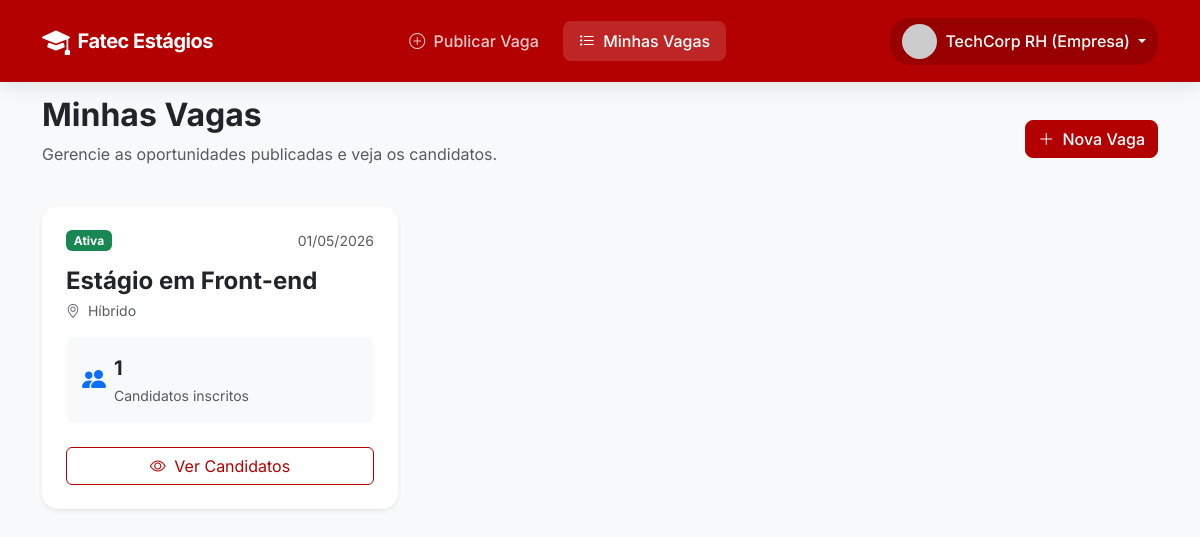
The page /minhas_vagas.php (signed in) on the database its author committed.
### tables this page shows
CREATE TABLE IF NOT EXISTS vagas (
    id INT AUTO_INCREMENT PRIMARY KEY,
    empresa_id INT NOT NULL,
    titulo VARCHAR(150) NOT NULL,
    descricao TEXT NOT NULL,
    requisitos TEXT,
    local VARCHAR(100),
    bolsa DECIMAL(10,2),
    status ENUM('Ativa', 'Inativa') DEFAULT 'Ativa',
    dataCadastro DATE,
    FOREIGN KEY (empresa_id) REFERENCES empresas(id) ON DELETE CASCADE
);

### minhas_vagas.php (the view, shortened to what this page needs)
<?php
require_once 'conexao.php';
$stmtEmpresa = $pdo->prepare("SELECT id FROM empresas WHERE usuario_id = ?");
$stmtEmpresa->execute([$_SESSION['usuario_id']]);
$empresa = $stmtEmpresa->fetch();
$empresa_id = $empresa['id'];
$stmtVagas = $pdo->prepare("
    SELECT v.*,
    (SELECT COUNT(*) FROM candidaturas WHERE vaga_id = v.id) as total_candidatos
    FROM vagas v
    WHERE v.empresa_id = ?
    ORDER BY v.dataCadastro DESC
");
$stmtVagas->execute([$empresa_id]);
$vagas = $stmtVagas->fetchAll();
?>
<!DOCTYPE html>
<html lang="pt-BR">
<head>
    <link href="https://cdn.jsdelivr.net/npm/bootstrap@5.3.2/dist/css/bootstrap.min.css" rel="stylesheet">
    <link rel="stylesheet" href="https://cdn.jsdelivr.net/npm/bootstrap-icons@1.11.1/font/bootstrap-icons.css">
    <link rel="stylesheet" href="css/style.css">
</head>
<body class="bg-light">
    <nav class="navbar navbar-expand-lg navbar-dark fixed-top custom-navbar">
        <div class="container">
            <a class="navbar-brand d-flex align-items-center" href="cadastro.php">
                <i class="bi bi-mortarboard-fill fs-3 me-2"></i>
                <span class="fw-bold">Fatec Estágios</span>
            </a>
            <div class="collapse navbar-collapse" id="navbarNav">
                <ul class="navbar-nav mx-auto">
                    <li class="nav-item">
                        <a class="nav-link" href="cadastro.php"><i class="bi bi-plus-circle me-1"></i> Publicar Vaga</a>
                    </li>
                    <li class="nav-item">
                        <a class="nav-link active" href="minhas_vagas.php"><i class="bi bi-list-task me-1"></i> Minhas Vagas</a>
                    </li>
                </ul>
                <div class="dropdown user-profile">
                    <a href="#" class="d-flex align-items-center text-white text-decoration-none dropdown-toggle" id="dropdownUser" data-bs-toggle="dropdown" aria-expanded="false">
                        <img src="https://ui-avatars.com/api/?name=<?php echo urlencode($_SESSION['usuario_nome']); ?>&background=ffffff&color=b30000" alt="Avatar" class="rounded-circle me-2" width="35">
                        <span class="fs-6 fw-medium me-1"><?php echo htmlspecialchars($_SESSION['usuario_nome']); ?></span>
                    </a>
                </div>
            </div>
        </div>
    </nav>
    <main class="container mt-5 pt-5 pb-5">
        <div class="d-flex justify-content-between align-items-center mb-4">
            <div>
                <h2 class="fw-bold text-dark">Minhas Vagas</h2>
                <p class="text-muted">Gerencie as oportunidades publicadas e veja os candidatos.</p>
            </div>
            <a href="cadastro.php" class="btn btn-primary"><i class="bi bi-plus-lg me-1"></i> Nova Vaga</a>
        </div>
        <div class="row g-4">
            <?php if (count($vagas) > 0): ?>
                <?php foreach ($vagas as $vaga): ?>
                    <div class="col-md-6 col-lg-4">
                        <div class="card h-100 shadow-sm border-0 rounded-4">
                            <div class="card-body p-4">
                                <div class="d-flex justify-content-between align-items-start mb-3">
                                    <span class="badge <?php echo $vaga['status'] === 'Ativa' ? 'bg-success' : 'bg-secondary'; ?>">
                                        <?php echo $vaga['status']; ?>
                                    </span>
                                    <span class="text-muted small"><?php echo date('d/m/Y', strtotime($vaga['dataCadastro'])); ?></span>
                                </div>
                                <h4 class="card-title fw-bold mb-1"><?php echo htmlspecialchars($vaga['titulo']); ?></h4>
                                <p class="text-muted small mb-3"><i class="bi bi-geo-alt me-1"></i> <?php echo htmlspecialchars($vaga['local']); ?></p>
                                <div class="bg-light p-3 rounded-3 mb-4">
                                    <div class="d-flex align-items-center">
                                        <i class="bi bi-people-fill text-primary fs-4 me-2"></i>
                                        <div>
                                            <span class="d-block fw-bold fs-5"><?php echo $vaga['total_candidatos']; ?></span>
                                            <span class="text-muted small">Candidatos inscritos</span>
                                        </div>
                                    </div>
                                </div>
                                <div class="d-grid">
                                    <a href="gerenciar_vaga.php?id=<?php echo $vaga['id']; ?>" class="btn btn-outline-primary">
                                        <i class="bi bi-eye me-1"></i> Ver Candidatos
                                    </a>
                                </div>
                            </div>
                        </div>
                    </div>
                <?php endforeach; ?>
            <?php endif; ?>
        </div>
    </main>
</body>
</html>

### css/style.css (style rules this page uses)
:root { --primary-color: #b30000; --primary-hover: #8c0000; --dark-color: #1a1a1a; --light-bg: #f4f6f9; }
body { font-family: 'Inter', sans-serif; background-color: var(--light-bg); color: var(--dark-color); }
.custom-navbar { background-color: var(--primary-color); box-shadow: 0 4px 20px rgba(0, 0, 0, 0.1); padding: 15px 0; }
.custom-navbar .navbar-brand { font-weight: 700; letter-spacing: -0.5px; }
.custom-navbar .nav-link { color: rgba(255, 255, 255, 0.8) !important; font-weight: 500; padding: 8px 16px !important; border-radius: 8px; transition: all 0.3s ease; margin: 0 4px; }
.custom-navbar .nav-link:hover, .custom-navbar .nav-link.active { color: white !important; background-color: rgba(255, 255, 255, 0.15); }
.user-profile { background: rgba(0, 0, 0, 0.15); padding: 6px 12px; border-radius: 20px; }
.btn-primary { background-color: var(--primary-color); border-color: var(--primary-color); font-weight: 500; border-radius: 8px; transition: all 0.3s ease; }
.btn-outline-primary { color: var(--primary-color); border-color: var(--primary-color); }

### rows shown on the page
vagas: status "Ativa", dataCadastro "01/05/2026", titulo "Estágio em Front-end", local "Híbrido", total_candidatos "1"

### other values the page prints
$_SESSION['usuario_nome'] "TechCorp RH (Empresa)"
